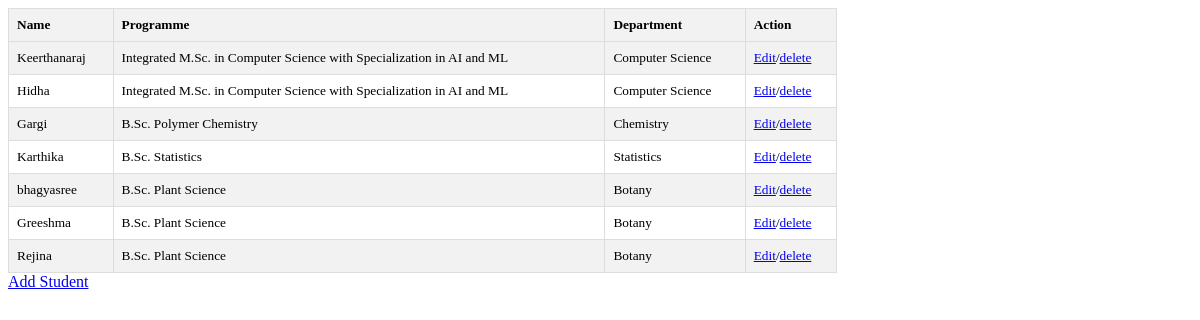
Page /hostel/get on the earlier database version.
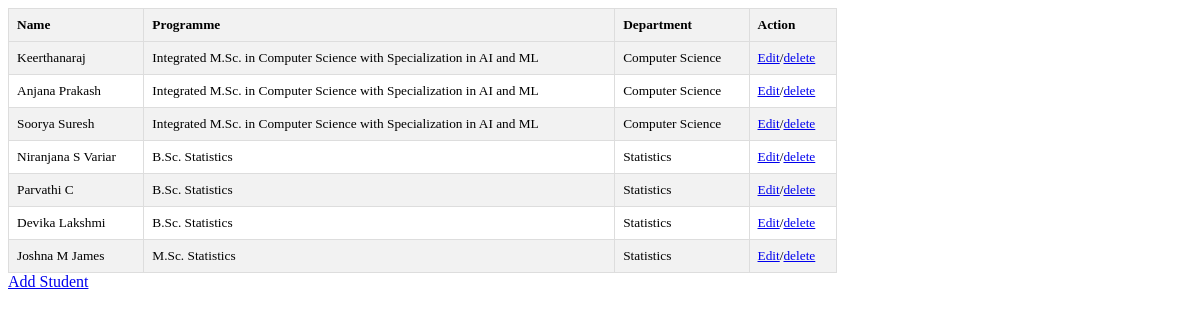
Same page on the later database version.
### hostel/models.py (models this page shows, shortened)
class Student(models.Model):
    name = models.CharField(max_length=50, unique=True)
    category = models.CharField(max_length=20)
    pgm_id = models.ForeignKey(Programme,on_delete=models.CASCADE)

class Programme(models.Model):
    pgm_id = models.SmallIntegerField(unique=True)
    pgm_name = models.CharField(max_length=100,unique=True)
    dept_id = models.ForeignKey(Department,on_delete=models.CASCADE)

class Department(models.Model):
    dept_id = models.SmallIntegerField(unique=True)
    dept_name = models.CharField(max_length=100,unique=True)

### hostel/views.py (the view)
# urls.py: path('get',views.view_students,name='view_student'),
def view_students(request):
    stud = Student.objects.select_related('pgm_id').all().order_by('pgm_id')
    return render(request,'hostel/students.html',{'stud':stud})

### hostel/templates/hostel/students.html (shortened to what this page needs)
{% extends 'base.html' %}
{% block content %}
    <div class="table1">
    <table style="width: 100%; border-collapse: collapse;">
        <tr>
            <th>Name</th><th>Programme</th><th>Department</th><th>Action</th>
        </tr>
        {% for student in stud %}
        <tr>
            <td>{{ student.name }}</td>
            <td>{{student.pgm_id.pgm_name}}</td>
            <td>{{student.pgm_id.dept_id.dept_name}}</td>
            <td><a href="{% url 'edit_student' student.id %}">Edit</a>/<a href="{% url 'delete_student' student.id %}">delete</a></td>
        </tr>
        {% endfor %}
    </table>
    </div>
    <a href="{% url 'add_student' %}">Add Student</a>
{% endblock %}

### templates/base.html (shortened to what this page needs)
{% load static %}
<!DOCTYPE html>
<html lang="en">
<head>
</head>
<body>
    {% block content %}
    {% endblock %}
</body>
</html>

### hostel/templates/hostel/students.html (style rules this page uses)
.table1 { width: 70%; }
.table1 table { border-collapse: collapse; width: 100%; }
.table1 th, .table1 td { border: 1px solid #dddddd; text-align: left; padding: 8px; font-size: smaller; }
.table1 th { background-color: #f2f2f2; }
.table1 tr:nth-child(even) { background-color: #f2f2f2; }

Differences in the rows shown:
removed Student: name "Hidha", pgm_id.pgm_name "Integrated M.Sc. in Computer Science with Specialization in AI and ML", pgm_id.dept_id.dept_name "Computer Science"
removed Student: name "Gargi", pgm_id.pgm_name "B.Sc. Polymer Chemistry", pgm_id.dept_id.dept_name "Chemistry"
removed Student: name "Karthika", pgm_id.pgm_name "B.Sc. Statistics", pgm_id.dept_id.dept_name "Statistics"
removed Student: name "Rejina", pgm_id.pgm_name "B.Sc. Plant Science", pgm_id.dept_id.dept_name "Botany"
changed Student: name "bhagyasree" → "Anjana Prakash"; pgm_id.pgm_name "B.Sc. Plant Science" → "Integrated M.Sc. in Computer Science with Specialization in AI and ML"; pgm_id.dept_id.dept_name "Botany" → "Computer Science"
changed Student: name "Greeshma" → "Soorya Suresh"; pgm_id.pgm_name "B.Sc. Plant Science" → "Integrated M.Sc. in Computer Science with Specialization in AI and ML"; pgm_id.dept_id.dept_name "Botany" → "Computer Science"
added Student: name "Niranjana S Variar", pgm_id.pgm_name "B.Sc. Statistics", pgm_id.dept_id.dept_name "Statistics"
added Student: name "Parvathi C", pgm_id.pgm_name "B.Sc. Statistics", pgm_id.dept_id.dept_name "Statistics"
added Student: name "Devika Lakshmi", pgm_id.pgm_name "B.Sc. Statistics", pgm_id.dept_id.dept_name "Statistics"
added Student: name "Joshna M James", pgm_id.pgm_name "M.Sc. Statistics", pgm_id.dept_id.dept_name "Statistics"
